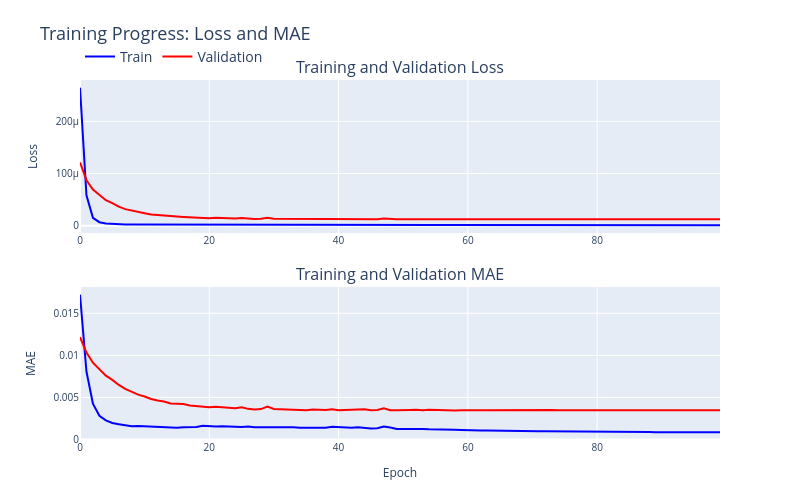

Notebook cell for this chart:
### Code cell
# Create combined plot with loss and MAE subplots

# Prepare data
loss_df = pd.DataFrame({
    'Epoch': list(range(len(train_losses))) + list(range(len(val_losses))),
    'Loss': train_losses + val_losses,
    'Type': ['Train'] * len(train_losses) + ['Validation'] * len(val_losses)
})

metric_df = pd.DataFrame({
    'Epoch': list(range(len(train_metrics))) + list(range(len(val_metrics))),
    'MAE': train_metrics + val_metrics,
    'Type': ['Train'] * len(train_metrics) + ['Validation'] * len(val_metrics)
})

# Create subplots
fig = make_subplots(
    rows=2, cols=1,
    subplot_titles=['Training and Validation Loss', 'Training and Validation MAE'],
    vertical_spacing=0.15
)

# Colors shared across metrics
colors = {'Train': 'blue', 'Validation': 'red'}

# Add loss plot traces (these will own the legend entries)
for type_name in ['Train', 'Validation']:
    type_data = loss_df[loss_df['Type'] == type_name]
    fig.add_trace(
        go.Scatter(
            x=type_data['Epoch'],
            y=type_data['Loss'],
            mode='lines',
            name=type_name,               # Single legend entry per type
            legendgroup=type_name,
            showlegend=True,              # Only show legend for loss traces
            line=dict(color=colors[type_name], width=2),
            hovertemplate=f"Epoch %{{x}}<br>{type_name} Loss: %{{y:.4f}}<extra></extra>"
        ),
        row=1, col=1
    )

# Add MAE plot traces (no new legend entries, grouped with loss) - now solid lines
for type_name in ['Train', 'Validation']:
    type_data = metric_df[metric_df['Type'] == type_name]
    fig.add_trace(
        go.Scatter(
            x=type_data['Epoch'],
            y=type_data['MAE'],
            mode='lines',
            name=type_name,               # Same name but suppressed in legend
            legendgroup=type_name,
            showlegend=False,
            line=dict(color=colors[type_name], width=2),
            hovertemplate=f"Epoch %{{x}}<br>{type_name} MAE: %{{y:.4f}}<extra></extra>"
        ),
        row=2, col=1
    )

# Update layout (dimensions & base styling)
fig.update_layout(
    height=500,
    width=fig_width,
    title_text="Training Progress: Loss and MAE",
    showlegend=True,
    legend=dict(title=None, orientation='h', yanchor='bottom', y=1.02, xanchor='left', x=0),
    margin=dict(l=80, r=80, t=80, b=60)
)

# Axis labels
fig.update_xaxes(title_text="Epoch", row=2, col=1)
fig.update_yaxes(title_text="Loss", row=1, col=1)
fig.update_yaxes(title_text="MAE", row=2, col=1)

# Apply custom font sizes
fig.update_layout(
    title_font=dict(size=title_fontsize),
    font=dict(size=legend_fontsize),
    legend=dict(font=dict(size=legend_fontsize))
)

# Axis title and tick font tuning
axis_title_size = max(legend_fontsize - 2, int(0.85 * legend_fontsize))
axis_tick_size = max(legend_fontsize - 4, int(0.7 * legend_fontsize))
fig.update_xaxes(title_font=dict(size=axis_title_size), tickfont=dict(size=axis_tick_size))
fig.update_yaxes(title_font=dict(size=axis_title_size), tickfont=dict(size=axis_tick_size))

fig.show()

# Save plot
# fig.write_html("figures/frequency/frequency_training.html")
fig.write_image("figures/frequency/frequency_training.png", width=fig_width, height=600, scale=2)

### Figure 1 — Plotly figure (JSON) as saved in the notebook; plotly's stock layout.template omitted (floating-point values rounded to 4 significant figures)
{"data": [{"hovertemplate": "Epoch %{x}<br>Train Loss: %{y:.4f}<extra></extra>", "legendgroup": "Train", "line": {"color": "blue", "width": 2}, "mode": "lines", "name": "Train", "showlegend": true, "type": "scatter", "x": [0, 1, 2, 3, 4, 5, 6, 7, 8, 9, 10, 11, 12, 13, 14, 15, 16, 17, 18, 19, 20, 21, 22, 23, 24, 25, 26, 27, 28, 29, 30, 31, 32, 33, 34, 35, 36, 37, 38, 39, 40, 41, 42, 43, 44, 45, 46, 47, 48, 49, 50, 51, 52, 53, 54, 55, 56, 57, 58, 59, 60, 61, 62, 63, 64, 65, 66, 67, 68, 69, 70, 71, 72, 73, 74, 75, 76, 77, 78, 79, 80, 81, 82, 83, 84, 85, 86, 87, 88, 89, 90, 91, 92, 93, 94, 95, 96, 97, 98, 99], "xaxis": "x", "y": [0.0002646, 5.821e-05, 1.507e-05, 6.692e-06, 4.302e-06, 3.247e-06, 2.858e-06, 2.446e-06, 2.207e-06, 2.248e-06, 2.129e-06, 2.066e-06, 1.933e-06, 1.881e-06, 1.819e-06, 1.809e-06, 1.909e-06, 2.006e-06, 2.096e-06, 2.448e-06, 2.28e-06, 2.191e-06, 2.31e-06, 2.154e-06, 2.154e-06, 2.024e-06, 2.242e-06, 1.991e-06, 1.966e-06, 2.102e-06, 2.151e-06, 2.036e-06, 2.156e-06, 1.98e-06, 1.761e-06, 1.804e-06, 1.908e-06, 1.985e-06, 1.838e-06, 2.088e-06, 1.871e-06, 1.928e-06, 1.743e-06, 1.904e-06, 1.671e-06, 1.576e-06, 1.653e-06, 2.149e-06, 1.801e-06, 1.424e-06, 1.452e-06, 1.464e-06, 1.427e-06, 1.427e-06, 1.301e-06, 1.339e-06, 1.223e-06, 1.203e-06, 1.225e-06, 1.157e-06, 1.076e-06, 1.058e-06, 1.035e-06, 1.056e-06, 1.03e-06, 9.872e-07, 9.829e-07, 9.621e-07, 9.257e-07, 8.96e-07, 9.051e-07, 8.72e-07, 8.724e-07, 8.383e-07, 8.762e-07, 8.162e-07, 8.001e-07, 7.966e-07, 7.733e-07, 7.592e-07, 7.581e-07, 7.454e-07, 7.418e-07, 7.394e-07, 7.125e-07, 7.152e-07, 7.096e-07, 7.037e-07, 6.93e-07, 6.862e-07, 6.733e-07, 6.747e-07, 6.708e-07, 6.639e-07, 6.58e-07, 6.558e-07, 6.552e-07, 6.545e-07, 6.515e-07, 6.501e-07], "yaxis": "y"}, {"hovertemplate": "Epoch %{x}<br>Validation Loss: %{y:.4f}<extra></extra>", "legendgroup": "Validation", "line": {"color": "red", "width": 2}, "mode": "lines", "name": "Validation", "showlegend": true, "type": "scatter", "x": [0, 1, 2, 3, 4, 5, 6, 7, 8, 9, 10, 11, 12, 13, 14, 15, 16, 17, 18, 19, 20, 21, 22, 23, 24, 25, 26, 27, 28, 29, 30, 31, 32, 33, 34, 35, 36, 37, 38, 39, 40, 41, 42, 43, 44, 45, 46, 47, 48, 49, 50, 51, 52, 53, 54, 55, 56, 57, 58, 59, 60, 61, 62, 63, 64, 65, 66, 67, 68, 69, 70, 71, 72, 73, 74, 75, 76, 77, 78, 79, 80, 81, 82, 83, 84, 85, 86, 87, 88, 89, 90, 91, 92, 93, 94, 95, 96, 97, 98, 99], "xaxis": "x", "y": [0.0001214, 8.721e-05, 6.947e-05, 5.874e-05, 4.875e-05, 4.317e-05, 3.65e-05, 3.174e-05, 2.859e-05, 2.545e-05, 2.371e-05, 2.126e-05, 1.996e-05, 1.896e-05, 1.734e-05, 1.739e-05, 1.664e-05, 1.586e-05, 1.534e-05, 1.473e-05, 1.444e-05, 1.511e-05, 1.449e-05, 1.421e-05, 1.388e-05, 1.478e-05, 1.328e-05, 1.293e-05, 1.34e-05, 1.53e-05, 1.325e-05, 1.326e-05, 1.288e-05, 1.277e-05, 1.251e-05, 1.246e-05, 1.28e-05, 1.269e-05, 1.257e-05, 1.33e-05, 1.239e-05, 1.254e-05, 1.279e-05, 1.276e-05, 1.289e-05, 1.237e-05, 1.246e-05, 1.388e-05, 1.243e-05, 1.239e-05, 1.232e-05, 1.263e-05, 1.261e-05, 1.236e-05, 1.272e-05, 1.248e-05, 1.223e-05, 1.221e-05, 1.217e-05, 1.236e-05, 1.241e-05, 1.236e-05, 1.226e-05, 1.229e-05, 1.229e-05, 1.238e-05, 1.222e-05, 1.235e-05, 1.233e-05, 1.228e-05, 1.234e-05, 1.238e-05, 1.244e-05, 1.252e-05, 1.228e-05, 1.226e-05, 1.222e-05, 1.23e-05, 1.227e-05, 1.226e-05, 1.224e-05, 1.225e-05, 1.231e-05, 1.23e-05, 1.227e-05, 1.228e-05, 1.225e-05, 1.227e-05, 1.23e-05, 1.227e-05, 1.226e-05, 1.229e-05, 1.228e-05, 1.225e-05, 1.226e-05, 1.226e-05, 1.226e-05, 1.226e-05, 1.226e-05, 1.226e-05], "yaxis": "y"}, {"hovertemplate": "Epoch %{x}<br>Train MAE: %{y:.4f}<extra></extra>", "legendgroup": "Train", "line": {"color": "blue", "width": 2}, "mode": "lines", "name": "Train", "showlegend": false, "type": "scatter", "x": [0, 1, 2, 3, 4, 5, 6, 7, 8, 9, 10, 11, 12, 13, 14, 15, 16, 17, 18, 19, 20, 21, 22, 23, 24, 25, 26, 27, 28, 29, 30, 31, 32, 33, 34, 35, 36, 37, 38, 39, 40, 41, 42, 43, 44, 45, 46, 47, 48, 49, 50, 51, 52, 53, 54, 55, 56, 57, 58, 59, 60, 61, 62, 63, 64, 65, 66, 67, 68, 69, 70, 71, 72, 73, 74, 75, 76, 77, 78, 79, 80, 81, 82, 83, 84, 85, 86, 87, 88, 89, 90, 91, 92, 93, 94, 95, 96, 97, 98, 99], "xaxis": "x2", "y": [0.01721, 0.008079, 0.004259, 0.002822, 0.002275, 0.001962, 0.001829, 0.001688, 0.001591, 0.001608, 0.00156, 0.001528, 0.001476, 0.00144, 0.001413, 0.001403, 0.001449, 0.001466, 0.001493, 0.00163, 0.001577, 0.001533, 0.001584, 0.001512, 0.001523, 0.001475, 0.001549, 0.001458, 0.00146, 0.001503, 0.001531, 0.001486, 0.001524, 0.001451, 0.001391, 0.00139, 0.001435, 0.001461, 0.001405, 0.001505, 0.001441, 0.001443, 0.001387, 0.001447, 0.001351, 0.001298, 0.001341, 0.001539, 0.001417, 0.001251, 0.00126, 0.001271, 0.001267, 0.001257, 0.001207, 0.001214, 0.001164, 0.001147, 0.001161, 0.001132, 0.001089, 0.001082, 0.001074, 0.001084, 0.001062, 0.00105, 0.001047, 0.001038, 0.001019, 0.0009992, 0.001008, 0.0009854, 0.0009842, 0.0009729, 0.0009868, 0.0009571, 0.0009474, 0.0009495, 0.0009346, 0.0009208, 0.0009167, 0.0009144, 0.0009118, 0.0009109, 0.0008945, 0.0008983, 0.0008954, 0.000889, 0.0008818, 0.0008767, 0.0008688, 0.0008688, 0.0008654, 0.0008634, 0.0008581, 0.0008566, 0.0008567, 0.000856, 0.0008536, 0.0008527], "yaxis": "y2"}, {"hovertemplate": "Epoch %{x}<br>Validation MAE: %{y:.4f}<extra></extra>", "legendgroup": "Validation", "line": {"color": "red", "width": 2}, "mode": "lines", "name": "Validation", "showlegend": false, "type": "scatter", "x": [0, 1, 2, 3, 4, 5, 6, 7, 8, 9, 10, 11, 12, 13, 14, 15, 16, 17, 18, 19, 20, 21, 22, 23, 24, 25, 26, 27, 28, 29, 30, 31, 32, 33, 34, 35, 36, 37, 38, 39, 40, 41, 42, 43, 44, 45, 46, 47, 48, 49, 50, 51, 52, 53, 54, 55, 56, 57, 58, 59, 60, 61, 62, 63, 64, 65, 66, 67, 68, 69, 70, 71, 72, 73, 74, 75, 76, 77, 78, 79, 80, 81, 82, 83, 84, 85, 86, 87, 88, 89, 90, 91, 92, 93, 94, 95, 96, 97, 98, 99], "xaxis": "x2", "y": [0.01217, 0.01033, 0.009127, 0.008386, 0.007588, 0.007083, 0.006487, 0.006028, 0.005692, 0.005337, 0.005116, 0.004821, 0.004643, 0.004518, 0.004285, 0.004269, 0.004222, 0.004039, 0.003976, 0.003895, 0.003826, 0.003899, 0.003826, 0.003798, 0.003712, 0.003833, 0.003642, 0.00357, 0.003616, 0.003916, 0.003627, 0.003591, 0.003549, 0.003567, 0.003512, 0.003485, 0.003556, 0.003502, 0.003501, 0.003585, 0.003479, 0.003522, 0.003565, 0.003536, 0.003589, 0.003482, 0.0035, 0.003706, 0.003487, 0.003491, 0.003463, 0.00352, 0.003524, 0.003472, 0.003536, 0.003493, 0.003457, 0.003452, 0.00345, 0.003479, 0.003501, 0.00349, 0.003477, 0.003467, 0.003476, 0.003488, 0.003467, 0.003488, 0.003482, 0.003469, 0.003488, 0.003481, 0.003488, 0.003507, 0.003471, 0.003468, 0.003467, 0.003482, 0.003468, 0.003467, 0.003471, 0.00347, 0.003478, 0.003471, 0.003469, 0.00347, 0.003469, 0.00347, 0.003475, 0.00347, 0.003469, 0.003472, 0.00347, 0.003468, 0.003469, 0.003469, 0.003469, 0.003469, 0.003469, 0.003469], "yaxis": "y2"}], "layout": {"annotations": [{"font": {"size": 16}, "showarrow": false, "text": "Training and Validation Loss", "x": 0.5, "xanchor": "center", "xref": "paper", "y": 1, "yanchor": "bottom", "yref": "paper"}, {"font": {"size": 16}, "showarrow": false, "text": "Training and Validation MAE", "x": 0.5, "xanchor": "center", "xref": "paper", "y": 0.425, "yanchor": "bottom", "yref": "paper"}], "font": {"size": 14}, "height": 500, "legend": {"font": {"size": 14}, "orientation": "h", "title": {}, "x": 0, "xanchor": "left", "y": 1.02, "yanchor": "bottom"}, "margin": {"b": 60, "l": 80, "r": 80, "t": 80}, "showlegend": true, "title": {"font": {"size": 18}, "text": "Training Progress: Loss and MAE"}, "width": 800, "xaxis": {"anchor": "y", "domain": [0, 1], "tickfont": {"size": 10}, "title": {"font": {"size": 12}}}, "xaxis2": {"anchor": "y2", "domain": [0, 1], "tickfont": {"size": 10}, "title": {"font": {"size": 12}, "text": "Epoch"}}, "yaxis": {"anchor": "x", "domain": [0.575, 1], "tickfont": {"size": 10}, "title": {"font": {"size": 12}, "text": "Loss"}}, "yaxis2": {"anchor": "x2", "domain": [0, 0.425], "tickfont": {"size": 10}, "title": {"font": {"size": 12}, "text": "MAE"}}}}
